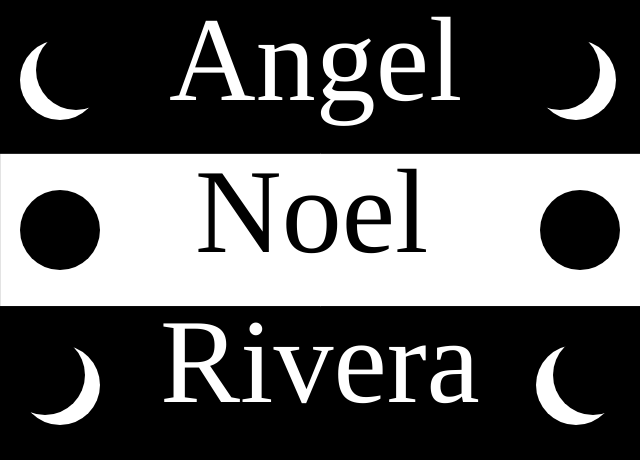
Frame 1 (no input)
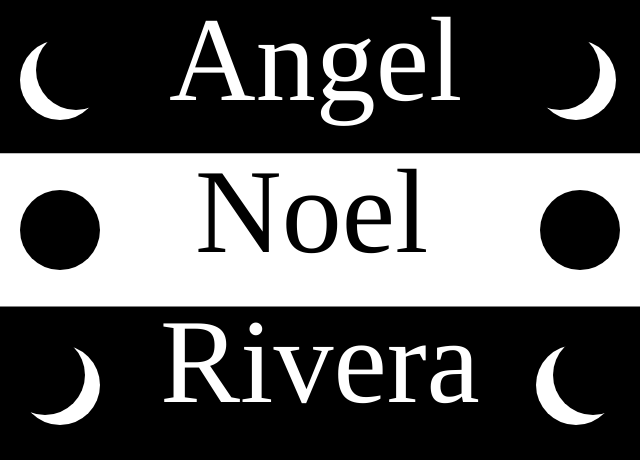
Frame 60 (no input)
Frame 120 (the mouse pressed at the canvas centre since frame 60): identical to frame 60, image omitted

The p5.js sketch that drew these frames (run headless with seeded random() and noise() and a simulated clock; from frame 60 on, the mouse is pressed at the canvas centre):

// p5.js sketch
// ── sketch.js
function setup() {
    createCanvas(640, 460);
}
function draw() {
    background("black");
    
    var str1 = "Angel";
	var str2 = "Noel";
	var str3 = "Rivera";
    
    var circle1 = "white";
    var circle2 = "black";
    var circlesize = 80;
    var circle1x = 60;
    var circle1x2 = 576;
    var circle1y2 = 385;
    var circle2x = 76;
    var circle2x2 = 560;
    var circle2x3 = 580;
    var circle2x4 = 45;
    var circle2x5 = 593;
    var circle2y = 70;
    var circle2y2 = 230;
    var circle2y3 = 375;
    var textsize = 120;
    var textx1 = 169;
    var textx2 = 195;
    var textx3 = 160;
    var texty1 = 8;
    var texty2 = 160;
    var texty3 = 310;
    var textz1 = 20;
    var textz2 = 200;
    var rectx = 0;
    var recty = 153.3;
    var rectw = 1000;
    var textfont = "Times New Roman";

    fill(circle1);
    rect( rectx, recty, rectw, recty);
	
	textSize(textsize);
	fill(circle1);
	noStroke();
	textFont(textfont);
	text(str1, textx1, texty1, textz1, textz2);
    
    textSize(textsize);
	fill(circle2);
	noStroke();
	textFont(textfont);
	text(str2, textx2, texty2, textz1, textz2);
	
    textSize(textsize);
	fill(circle1);
	noStroke();
	textFont(textfont);
	text(str3, textx3, texty3, textz1, textz2);
    
    fill(circle1);
    ellipse(circle1x, circlesize, circlesize, circlesize);
    ellipse(circle1x2, circlesize, circlesize, circlesize);
    
    ellipse(circle1x, circle1y2, circlesize, circlesize);
    ellipse(circle1x2, circle1y2, circlesize, circlesize);
    
    
    fill(circle2);
    ellipse(circle2x, circle2y, circlesize, circlesize);
    ellipse(circle2x2, circle2y, circlesize, circlesize);
    
    ellipse(circle1x, circle2y2, circlesize, circlesize);
    ellipse(circle2x3, circle2y2, circlesize, circlesize);
    
    ellipse(circle2x4, circle2y3, circlesize, circlesize);
    ellipse(circle2x5, circle2y3, circlesize, circlesize);
    
    
    
    
    
    
    
    
    

    
    
    
}
// ── style.css
No Content: https://arivera609.github.io/mmp210/assignment3/style.css
